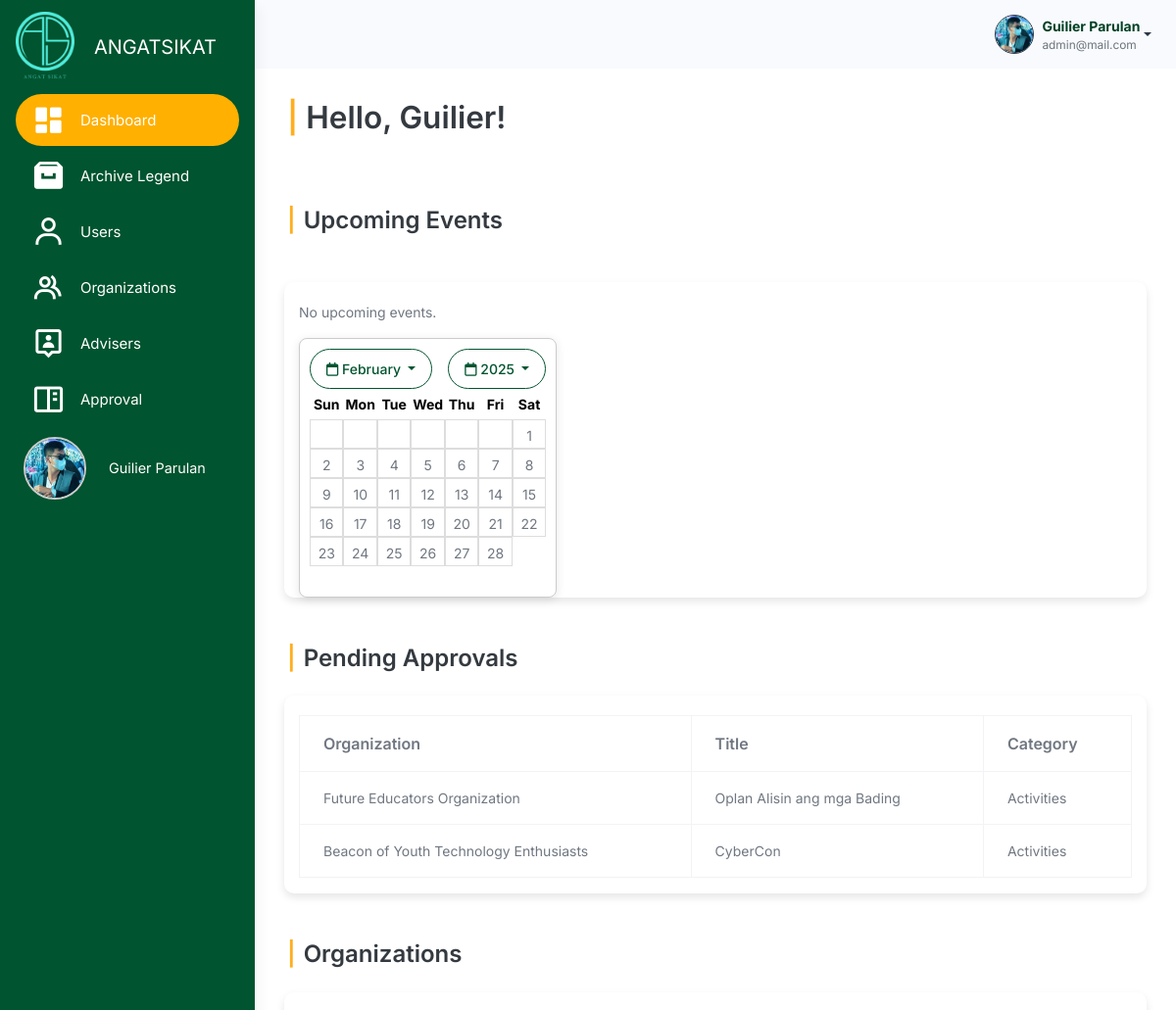
Page /src/dashboard/admin_dashboard.php (signed in, upper part) on the earlier database version.
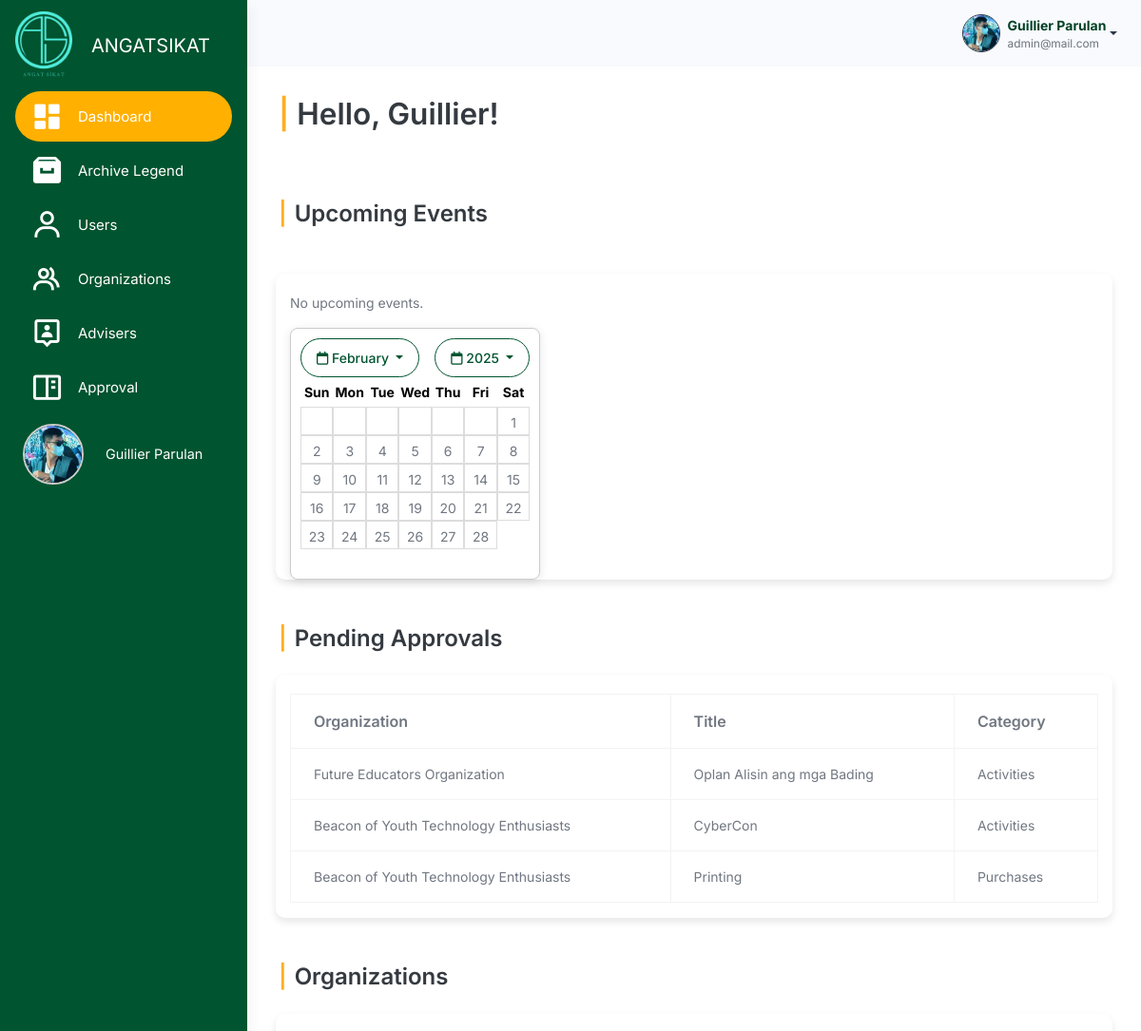
Same page on the later database version.
### tables this page shows
CREATE TABLE `users` (
  `user_id` int(11) NOT NULL,
  `username` varchar(100) NOT NULL,
  `password` varchar(255) NOT NULL,
  `profile_picture` varchar(255) NOT NULL,
  `first_name` varchar(255) NOT NULL,
  `last_name` varchar(255) NOT NULL,
  `email` varchar(100) NOT NULL,
  `role` enum('admin','officer','member') NOT NULL,
  `organization_id` int(11) DEFAULT NULL,
  `archived` tinyint(1) DEFAULT 0,
  `created_at` timestamp NOT NULL DEFAULT current_timestamp(),
  `position` enum('President','Treasurer') NOT NULL,
  `failed_attempts` int(11) DEFAULT 0,
  `is_locked` tinyint(1) DEFAULT 0,
  `last_failed_attempt` datetime DEFAULT NULL
);

CREATE TABLE `budget_approvals` (
  `approval_id` int(11) NOT NULL,
  `title` varchar(255) NOT NULL,
  `category` varchar(255) NOT NULL,
  `attachment` varchar(255) DEFAULT NULL,
  `status` enum('Pending','Approved','Disapproved') DEFAULT 'Pending',
  `organization_id` int(11) NOT NULL,
  `created_at` timestamp NOT NULL DEFAULT current_timestamp(),
  `archived` tinyint(1) DEFAULT 0
);

CREATE TABLE `organizations` (
  `organization_id` int(11) NOT NULL,
  `organization_name` varchar(255) NOT NULL,
  `acronym` varchar(100) NOT NULL,
  `organization_logo` varchar(255) DEFAULT NULL,
  `organization_members` int(11) NOT NULL DEFAULT 0,
  `organization_status` enum('Probationary','Level I','Level II') NOT NULL DEFAULT 'Probationary',
  `organization_color` varchar(7) DEFAULT NULL,
  `archived` tinyint(1) DEFAULT 0,
  `created_at` timestamp NOT NULL DEFAULT current_timestamp(),
  `balance` decimal(15,2) DEFAULT 0.00,
  `beginning_balance` decimal(15,2) DEFAULT 0.00,
  `income` decimal(15,2) DEFAULT 0.00,
  `expense` decimal(15,2) DEFAULT 0.00,
  `cash_on_bank` decimal(15,2) DEFAULT 0.00,
  `cash_on_hand` decimal(15,2) DEFAULT 0.00
);

### src/user_query.php (called while the page is built, shortened)
<?php
$user_id = $_SESSION['user_id'];
$user_query = "SELECT * FROM users WHERE user_id = '$user_id'";
$user_result = mysqli_query($conn, $user_query);
if ($user_result && mysqli_num_rows($user_result) > 0) {
    $user = mysqli_fetch_assoc($user_result);
    $firstname = $user['first_name'];
    $lastname = $user['last_name'];
    $fullname = $firstname . ' ' . $lastname;
    $email = $user['email'];
    $profile_picture = $user['profile_picture'];
} else {
    echo "Error fetching user data: " . mysqli_error($conn);
    exit();
}
?>

### src/dashboard/admin_dashboard.php (the view, shortened to what the changed rows need)
<?php
include("../connection.php");
include '../user_query.php';
?>
<!doctype html>
<html lang="en">
<head>
    <link rel="stylesheet" href="../assets/css/styles.min.css" />
    <link rel="stylesheet" href="../activity_management/css/activities.css" />
    <link href="https://unpkg.com/boxicons@2.1.4/css/boxicons.min.css" rel="stylesheet" />
    <link rel="stylesheet" href="https://cdnjs.cloudflare.com/ajax/libs/font-awesome/6.6.0/css/all.min.css">
</head>
<body>
    <div class="page-wrapper" id="main-wrapper" data-layout="vertical" data-navbarbg="skin6" data-sidebartype="full"
        data-sidebar-position="fixed" data-header-position="fixed">
        <aside class="left-sidebar" id="sidebar">
            <div>
                <nav class="sidebar-nav scroll-sidebar" data-simplebar="">
                    <ul id="sidebarnav">
                        <li class="sidebar-item profile-container">
                            <a class="sidebar-link" href="../user/admin_profile.php" aria-expanded="false"
                                data-tooltip="Profile" style="display: flex; align-items: center; padding: 0.5rem;">
                                <div class="profile-pic-border"
                                    style="height: 4rem; width: 4rem; display: flex; justify-content: center; align-items: center; overflow: hidden; border-radius: 50%; border: 2px solid #ccc;">
                                    <img src="<?php echo !empty($profile_picture) ? '../user/' . htmlspecialchars($profile_picture) : '../user/uploads/default.png'; ?>"
                                        alt="Profile Picture" class="profile-pic"
                                        style="height: 100%; width: 100%; object-fit: cover;" />
                                </div>
                                <span class="profile-name" style="margin-left: 0.5rem; font-size: 0.9rem;">
                                    <?php echo htmlspecialchars($user['first_name']) . ' ' . htmlspecialchars($user['last_name']); ?>
                                </span>
                            </a>
                        </li>
                    </ul>
                </nav>
            </div>
        </aside>
        <div class="body-wrapper">
            <header class="app-header">
                <nav class="navbar navbar-expand-lg navbar-light">
                    <div class="navbar-collapse justify-content-end px-0" id="navbarNav">
                        <ul class="navbar-nav flex-row ms-auto align-items-center justify-content-end">
                            <li class="nav-item dropdown">
                                <div class="dropdown">
                                    <a href="#" class="dropdown-toggle d-flex align-items-center"
                                        data-bs-toggle="dropdown" aria-expanded="false" style="text-decoration: none;">
                                        <img class="border border-dark rounded-circle"
                                            src="<?php echo !empty($profile_picture) ? '../user/' . $profile_picture : '../user/uploads/default.png'; ?>"
                                            alt="Profile"
                                            style="width: 40px; height: 40px; margin-left: 10px; object-fit: cover;">
                                        <div class="d-flex flex-column align-items-start ms-2">
                                            <span style="font-weight: bold; color: #004024;">
                                                <?php echo htmlspecialchars($fullname); ?>
                                            </span>
                                            <span style="font-size: 0.85em; color: #6c757d;">
                                                <?php echo htmlspecialchars($email); ?>
                                            </span>
                                        </div>
                                    </a>
                                </div>
                            </li>
                        </ul>
                    </div>
                </nav>
            </header>
            <div class="container-fluid">
                <div class="row">
                    <h1 class="welcome-message h5 fw-bold mb-4">
                        <span class="text-warning fw-bold me-2">|</span>Hello,
                        <?php echo htmlspecialchars($user['first_name']); ?>!
                    </h1>
                    <div>
                        <h3 class="title h5 fw-bold mb-4 mt-5">
                        </h3>
                        <div class="mx-auto">
                            <div class="container">
                                    <div id="tableContent" class="table-responsive">
                                        <table class="table table-bordered">
                                            <thead class="thead-light fw-bold">
                                                <tr class="fw-bold fs-4 text-dark">
                                                    <th>Organization</th>
                                                    <th>Title</th>
                                                    <th>Category</th>
                                                </tr>
                                            </thead>
                                            <tbody>
                                                <?php $query = "
                                                    SELECT b.*, o.organization_name
                                                    FROM budget_approvals b
                                                    JOIN organizations o ON b.organization_id = o.organization_id";
                                                $result = mysqli_query($conn, $query);
                                                if ($result->num_rows > 0) {
                                                    while ($row = mysqli_fetch_assoc($result)) {
                                                        $organization = $row['organization_name'];
                                                        $title = $row['title'];
                                                        $category = $row['category'];
                                                        echo
                                                        "<tr>
                                                            <td>".htmlspecialchars($organization) ."</td>
                                                            <td>".htmlspecialchars($title) ."</td>
                                                            <td>". htmlspecialchars($category)."</td>
                                                        </tr>";
                                                    }
                                                } else {
                                                    echo
                                                    "<tr>
                                                        <td colspan='3' class='text-center'>No organizations found</td>
                                                    </tr>";
                                                }
                                                ?>
                                            </tbody>
                                        </table>
                                    </div>
                            </div>
                        </div>
                    </div>
                </div>
            </div>
        </div>
    </div>
</body>
</html>

Differences in the rows shown:
changed users "Parulan": first_name "Guilier" → "Guillier"; fullname "Guilier Parulan" → "Guillier Parulan"
added budget_approvals: organization.organization_name "Beacon of Youth Technology Enthusiasts", title "Printing", category "Purchases"
